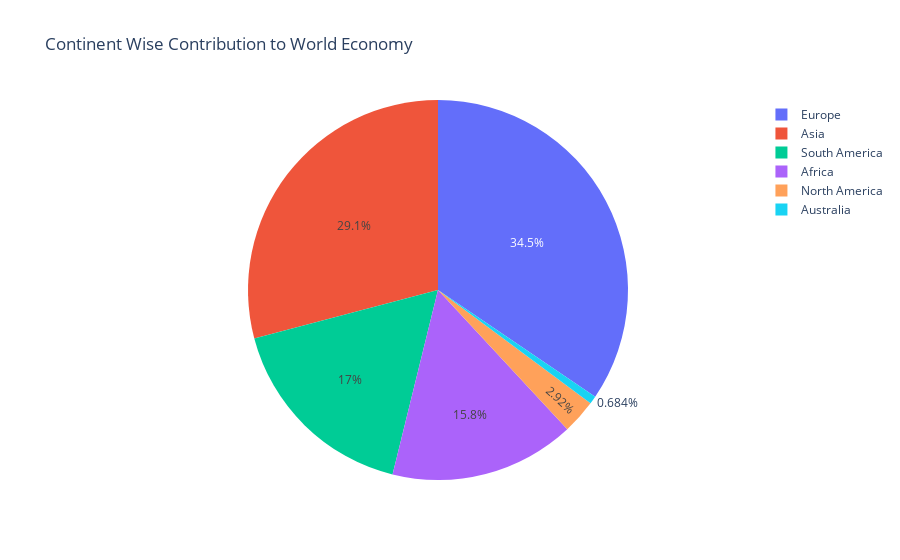

Source (notebook cell):
### Code cell
# find continet contribution to warld economy
fig = px.pie(filtered_df, values='gdp_per_capita', names='continent', title='Continent Wise Contribution to World Economy',height=650)
fig.show()

### Figure 1 — Plotly figure (JSON) as saved in the notebook; plotly's stock layout.template omitted (floating-point values rounded to 4 significant figures; data arrays with more than 128 entries replaced by an {"elided": "..."} marker saying what was removed)
{"data": [{"domain": {"x": [0, 1], "y": [0, 1]}, "hovertemplate": "continent=%{label}<br>gdp_per_capita=%{value}<extra></extra>", "labels": {"elided": "688 str values"}, "legendgroup": "", "name": "", "showlegend": true, "type": "pie", "values": {"elided": "688 float values"}}], "layout": {"autosize": true, "legend": {"tracegroupgap": 0}, "title": {"text": "Continent Wise Contribution to World Economy"}}}
